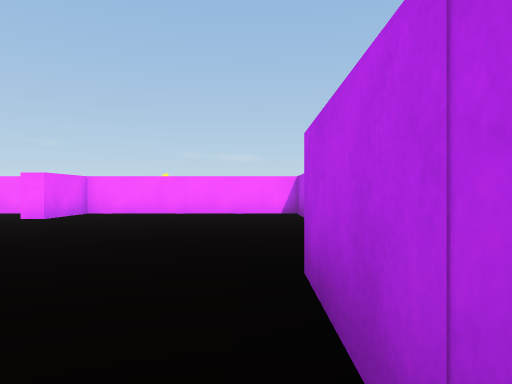
view 1 (above)

21 first-person views from a walk through a 3-D level made in the Unity game engine. The camera is 0.58 m above the floor, looks level and sees 70° across. The floor is counted in squares, 1 m on a side. Each view is taken from the middle of a square. On the plan, view 1 faces up. The plan holds only what a view shows up to about 10 squares ahead; the rest is blank. The place goes on beyond the plan. The player character is not drawn.

view 2
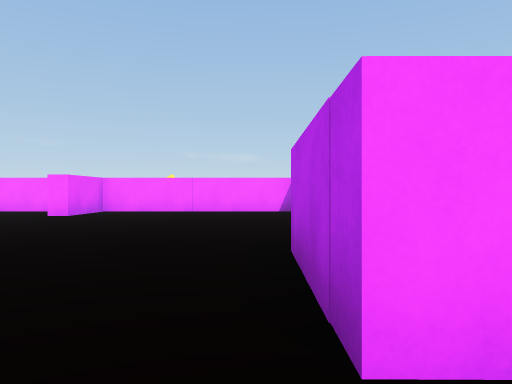

view 3
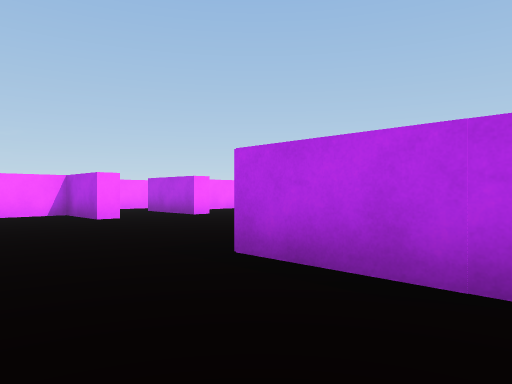

view 4
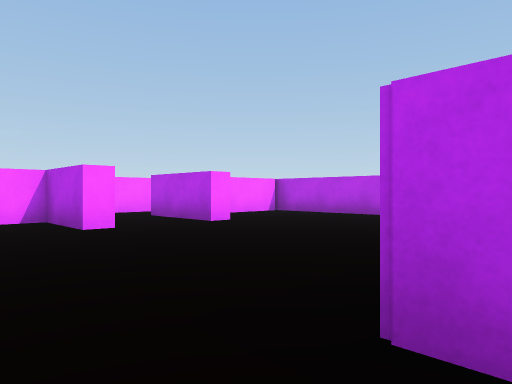

view 5
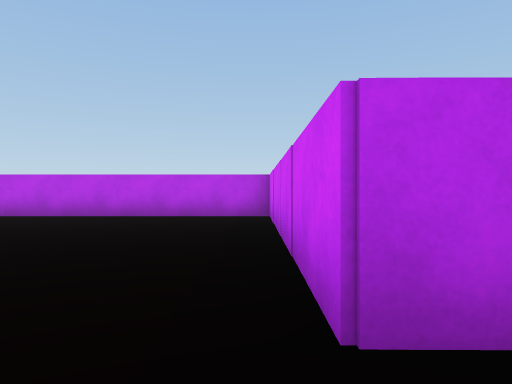

view 6
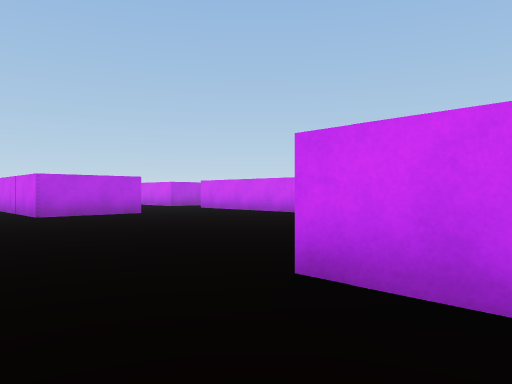

view 7
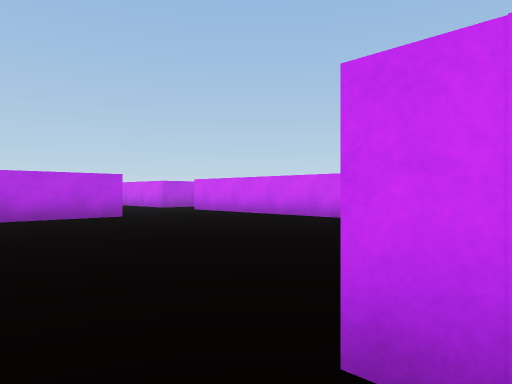

view 8
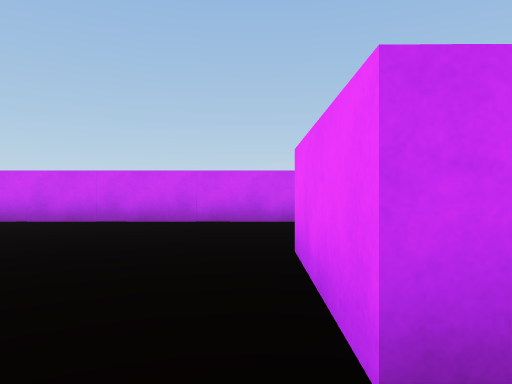

view 9
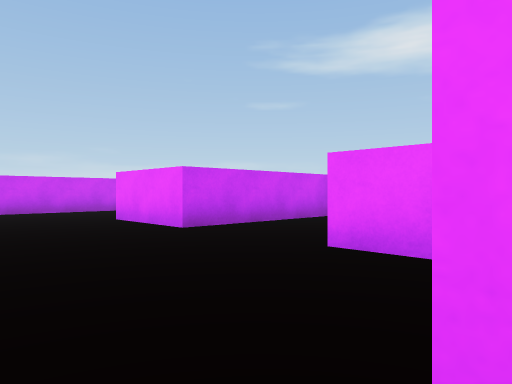

view 10
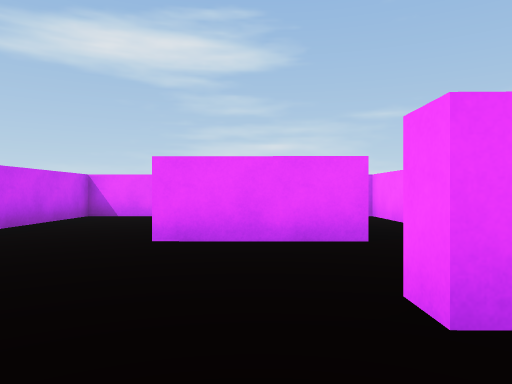

view 11
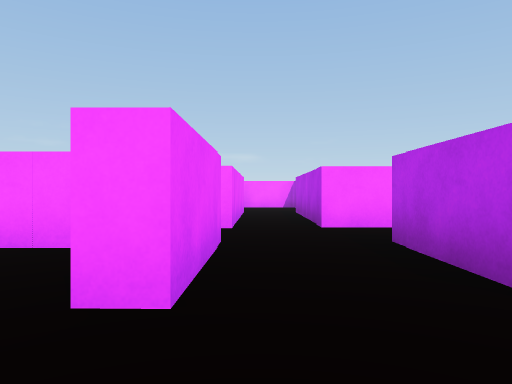

view 12
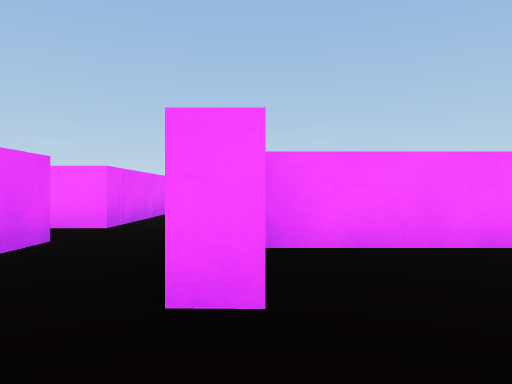

view 13
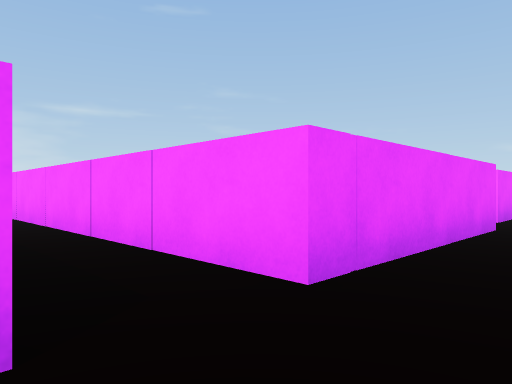

view 14
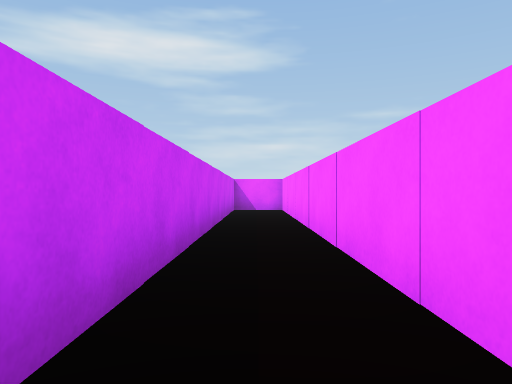

view 15
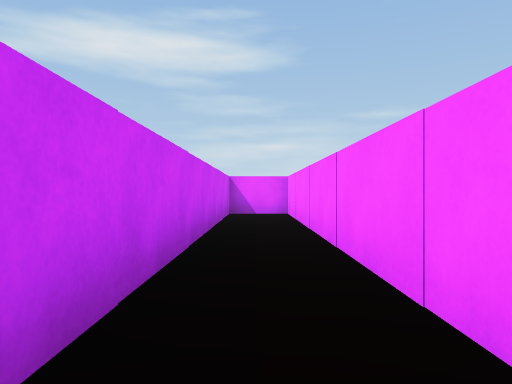

view 16
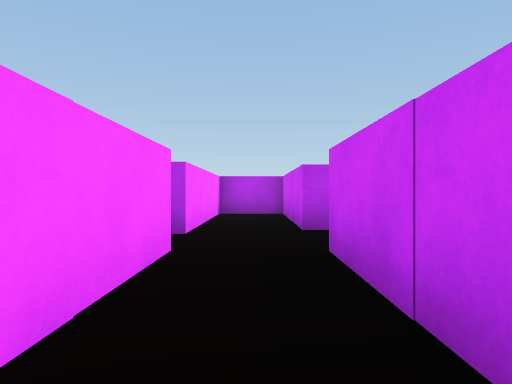

view 17
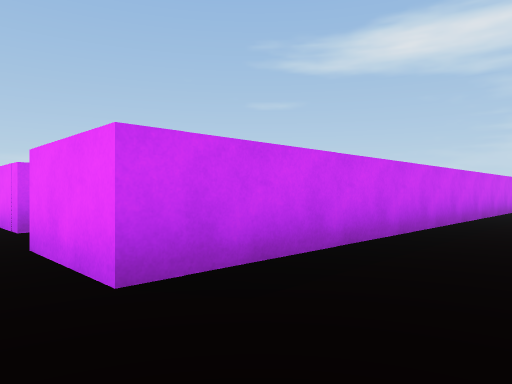

view 18
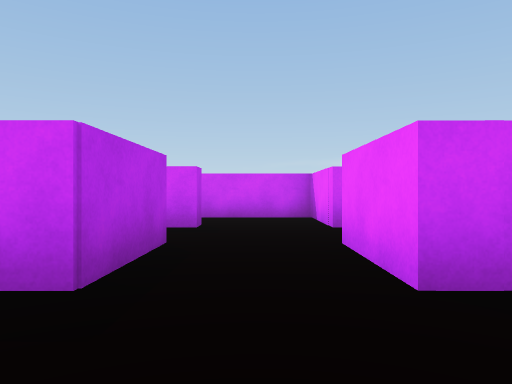

view 19
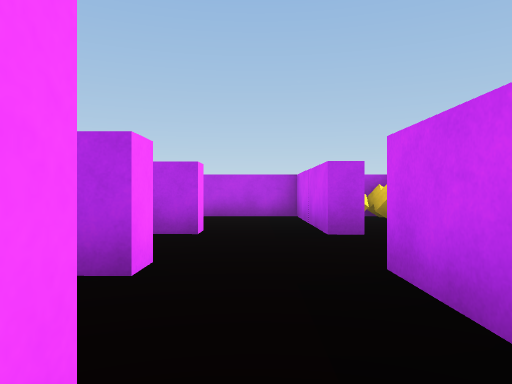

view 20
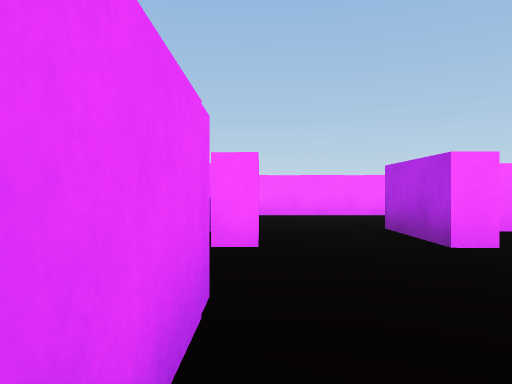

view 21
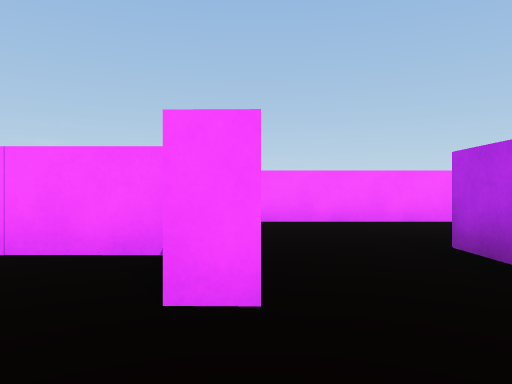

### Floor plan
Points are (right, up) in squares from view 1. A wall is a line through its corners. A room is listed if a view was taken in it or the views show most of it. See-through windows are left out.
Room 1 (views 1, 2, 3, 4, 5, 6, 7, 8, 9, 10, 11, 12, 13, 14, 15, 16)
walls: (-7.3, 7.4) (-7.3, 5.7); (2.5, 0.1) (0.3, 0.1) (0.3, 2.7) (7.4, 2.6); (4.2, 7.8) (3.6, 7.8) (3.6, 10.3) (7.3, 10.2); (-11.7, 4.5) (-11.7, 3) (-7.3, 3) (-7.4, 0.3); (6.7, 9.8) (4.1, 9.8); (7.8, 2.6) (7.8, 9.1); (5.6, 11.8) (3.1, 11.8) (3.1, 15.9); (-9, -3.1) (2, -3.2); (7.8, 10.2) (7.8, 12); (1.7, 16.5) (1.6, 11.8) (-11.7, 11.9) (-11.7, 10.3) (1.6, 10.3) (1.6, 7.8) (1.1, 7.8) (1.1, 9.8) (-4.5, 9.8) (-4.5, 7.9) (-5.1, 7.9)
ways out: opening at (1.5, -1.5) to room 2; opening at (-6.5, 8)
Room 2 (views 17, 18)
walls: (2, -3.2) (2, -5.1); (5.9, 0.1) (2.5, 0.1); (4.6, -5.2) (4, -5.2) (4.1, -3.2) (4.5, -3.2)
ways out: opening at (1.5, -1.5) to room 1; opening at (3, -6) to room 3; opening at (4, -6) to room 5
Room 3 (views 19, 21)
walls: (1.4, -3.6) (-0.5, -3.6); (2, -5.1) (1.5, -5.1) (1.5, -4.7); (0.4, -7) (1.8, -7); (4, -7.6) (4, -7)
ways out: opening at (3, -6) to room 2; opening at (2.5, -7) to room 4; opening at (-1.5, -6)
Room 4 (view 20)
walls: (1.8, -7) (1.7, -9.3) (4.3, -9.3); (7.8, -9.1) (7.8, -8.5)
ways out: opening at (2.5, -7) to room 3
objects: cube (7, -9); other object (7, -8)
Room 5 (no view inside)
walls: (4, -7) (7.8, -7) (7.8, -4.8)
ways out: opening at (4, -6) to room 2

Positions as (right, up) in squares from view 1, and headings:
1: (0, 0), facing up
2: (0, -1), facing up
3: (-2, 0), facing up-right
4: (-1, 2), facing up-right
5: (-1, 3), facing right
6: (-9, 5), facing down-right
7: (-8, 4), facing down-right
8: (-7, 4), facing down
9: (-4, 8), facing down-left
10: (-3, 7), facing left
11: (2, 6), facing up
12: (4, 6), facing up
13: (3, 10), facing up-left
14: (0, 11), facing left
15: (-2, 11), facing left
16: (-2, 11), facing right
17: (3, -1), facing down-left
18: (3, -1), facing down
19: (-1, -6), facing right
20: (2, -9), facing up
21: (2, -7), facing up
